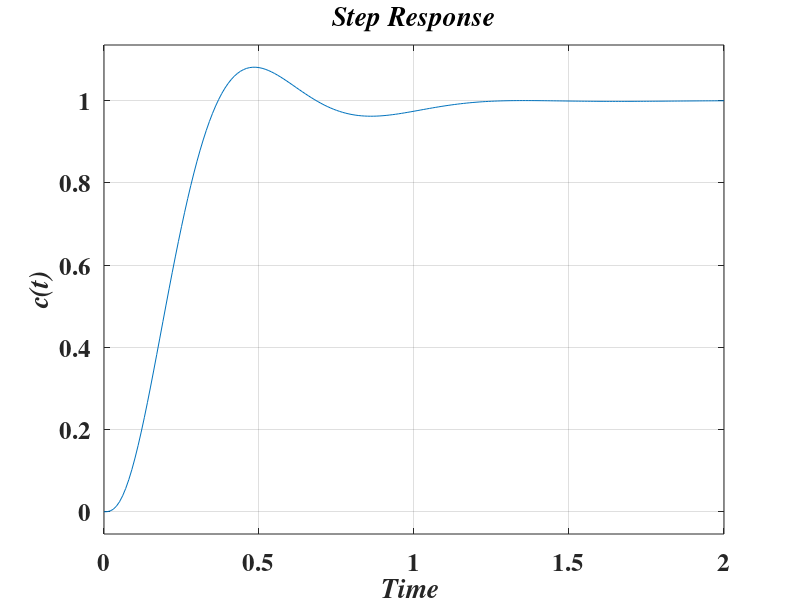

Write the MATLAB code that produced this figure.
K=1800;
%
numg=[1];
deng=[1 15 50 0];
sysg=tf(numg,deng);
numgc=K*[1 3.5];
dengc=[1 25];
sysgc=tf(numgc,dengc);
%
syso=series(sysgc,sysg);
sys=feedback(syso,[1]);
%
t=[0:0.01:2];
step(sys,t)
grid on
X=xlabel('Time ')
Y=ylabel ('c(t)')
T=title('Step Response')
set([X,Y,T],'FontName','times','FontSize',18,'FontAngle','Italic','FontWeight','bold')
set(findall(gcf,'type','axes'),'fontsize',18,'Fontname','Times','fontWeight','bold');
